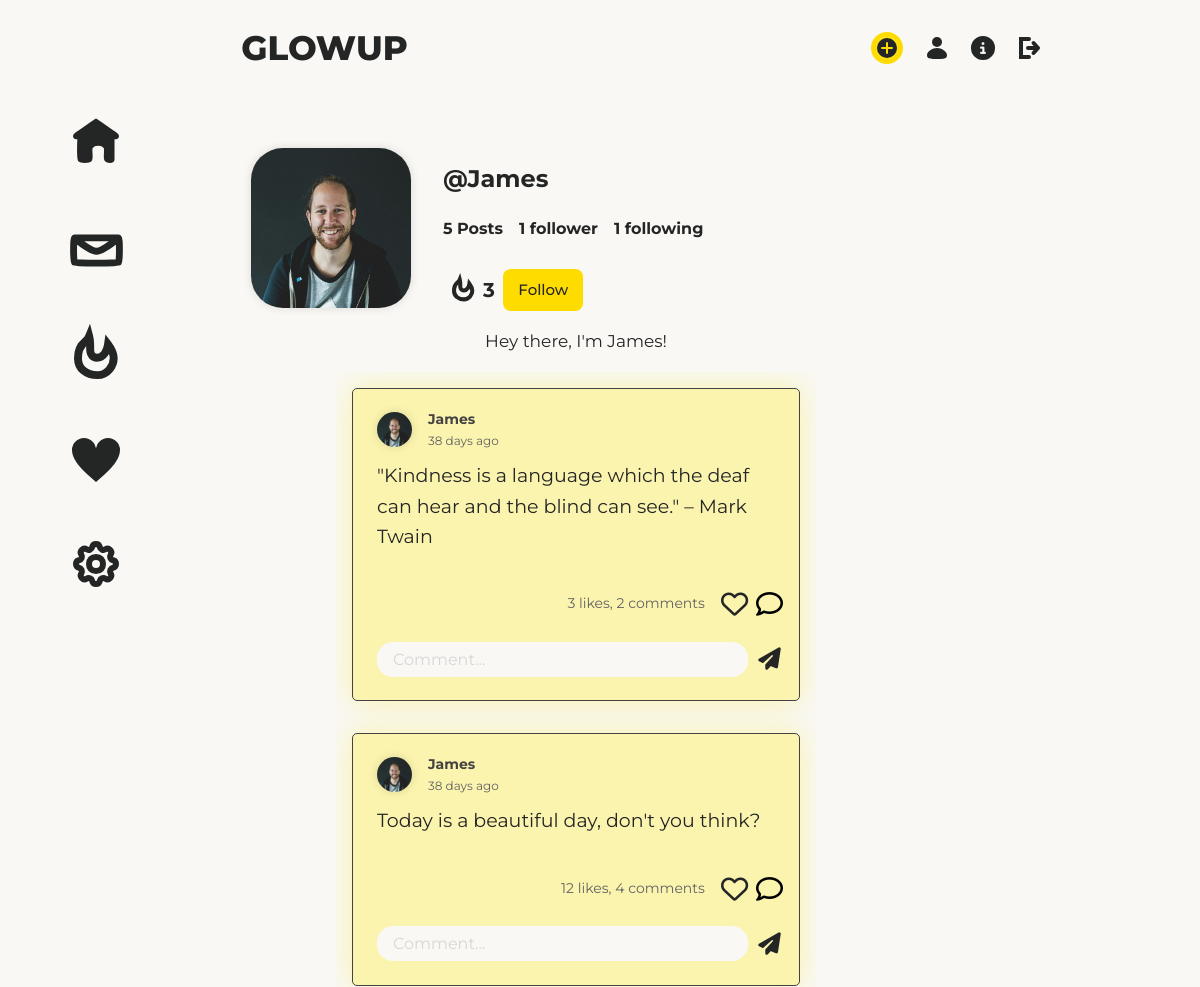
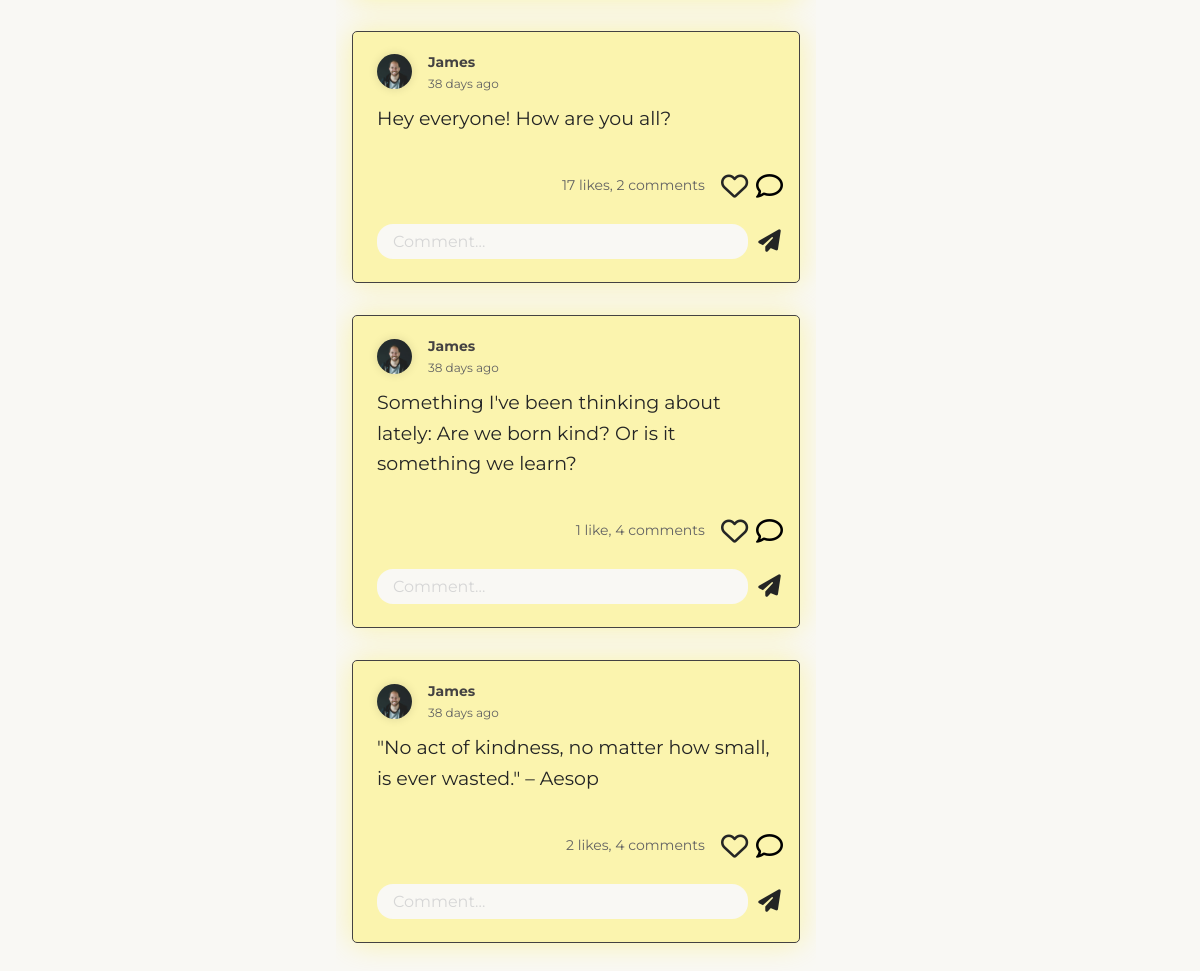
Screenshot of /profile/James (signed in) with the database file from the repository (2 pictures, top to bottom).
### core/models.py (models this page shows, shortened)
class Profile(models.Model):
    user = models.ForeignKey(User, on_delete=models.CASCADE)
    id_user = models.IntegerField()
    bio = models.TextField(blank=True)
    profile_img = models.ImageField(upload_to="profile_images", default="blank-profile-picture.png")
    current_streak = models.IntegerField(default=0)
    last_completed = models.DateTimeField(default=timezone.now() - timedelta(days=1))
    max_streak = models.IntegerField(default=0)

class Post(models.Model):
    id = models.UUIDField(primary_key=True, default=uuid.uuid4)
    user = models.CharField(max_length=100)
    post_content = models.TextField()
    created_at = models.DateTimeField(default=datetime.now)
    no_of_likes = models.IntegerField(default=0)
    no_of_comments = models.IntegerField(default=0)
    positivity = models.IntegerField(default=1)

### core/views.py (the view)
# urls.py: path('profile/<str:pk>', views.profile, name='profile'),
@login_required(login_url = 'signin')
def profile(request, pk):
    user_object = User.objects.get(username=pk)
    user_profile = Profile.objects.get(user=user_object)
    user_posts = Post.objects.filter(user=pk)
    user_posts_length = len(user_posts)
    post_dic = []
    for post in user_posts:
        post_user_profile = Profile.objects.get(user=User.objects.get(username=post.user))
        comments = Comment.objects.filter(post=post)
        sydney_timezone = timezone('Australia/Sydney')
        now_sydney = datetime.now(sydney_timezone)
        time_delta = now_sydney - post.created_at
        seconds = time_delta.total_seconds()
        if seconds < 60:
            if seconds == 1:
                time_string = f"{int(seconds)} second ago"
            else:
                time_string = f"{int(seconds)} seconds ago"
        elif seconds < 3600:
            minutes = int(seconds / 60)
            if minutes == 1:
                time_string = f"{minutes} minute ago"
            else:
                time_string = f"{minutes} minutes ago"
        elif seconds < 86400:
            hours = int(seconds / 3600)
            if hours == 1:
                time_string = f"{hours} hour ago"
            else:
                time_string = f"{hours} hours ago"
        else:
            days = int(seconds / 86400)
            if days == 1:
                time_string = f"{days} day ago"
            else:
                time_string = f"{days} days ago"
        if datetime.now(timezone('Australia/Sydney')).day - post.created_at.date().day <= 30:
            post_dic.append({
                'post': post,
                'profile_image': post_user_profile.profile_img,
                'comments': comments,
                'time_since_posted': time_string
            })
    sorted_posts = sorted(post_dic, key=lambda post: post["post"].positivity * 2, reverse=False)
    follower = request.user.username
    user = pk
    if FollowersCount.objects.filter(user=user, follower=follower).first():
        button_text = "Unfollow"
    else:
        button_text = "Follow"
    user_followers = len(FollowersCount.objects.filter(user=pk))
    user_following = len(FollowersCount.objects.filter(follower=pk))
    context = {
        "user_object": user_object,
        "user_profile": user_profile,
        "user_posts": user_posts,
        "user_posts_length": user_posts_length,
        "button_text": button_text,
        "user_followers": user_followers,
        "user_following": user_following,
        "sorted_posts": sorted_posts
    }
    return render(request, 'profile.html', context)

### templates/profile.html (shortened to what this page needs)
{% extends '_template.html' %} {% block title %} Glowup {% endblock %}
{% block content %}
{% load static %}
<div class="container">
    {% include 'components/sidebar.html' %}
    <section class="main-content">
      <div class="wrapper profile-wrapper">
        <div class="user-profile">
          <img class="profile-image" src="{{user_profile.profile_img.url}}" alt="">
          <div class="user-profile-info">
            <p>@{{user_profile.user.username}}</p>
            <form action="/follow" method="POST">
              <div class="add-btn">
                {% if user_posts_length == 0 %}
                <span><b>No Posts</b></span>
                {% elif user_posts_length == 1 %}
                <span
                  ><b>{{user_posts_length}} Post</b></span
                >
                {% else %}
                <span
                  ><b>{{user_posts_length}} Posts</b></span
                >
                {% endif %}
                {% if user_followers == 1 %}
                <span
                  ><b>{{user_followers}} follower</b></span
                >
                {% else %}
                <span
                  ><b>{{user_followers}} followers</b></span
                >
                {% endif %}
                <span
                  ><b>{{user_following}} following</b></span
                >
              </div>
              <div class="user-specific">
                {% if user_object.username == user.username %}
                  <a href="/challenge" data-ripple=""
                    >
                    <svg width="23" height="33" viewBox="0 0 17 22" fill="none" xmlns="http://www.w3.org/2000/svg"><path d="M12.8536 8.91867C14.064 10.5348 15 12.3723 15 14.1026C15 15.4394 14.4518 17.0764 13.3779 18.365C12.3306 19.6218 10.8289 20.5 8.88163 20.5C6.71446 20.5 4.85593 19.8563 3.56665 18.7724C2.30436 17.7112 1.5 16.1599 1.5 14.1026C1.5 12.1066 1.84315 9.77094 4.11624 7.93653C4.8992 7.30468 5.40613 6.55706 5.72392 5.78436C5.98637 6.7925 6.0695 7.74097 6.09582 8.5951C6.10897 9.02215 6.1077 9.41434 6.10644 9.80069C6.10608 9.91394 6.10571 10.0267 6.10571 10.1397C6.10571 10.6054 6.11114 11.1163 6.17473 11.573C6.23551 12.0095 6.37661 12.6314 6.82813 13.1454C7.34451 13.7333 8.03804 13.9348 8.68571 13.9348C10.002 13.9348 10.9691 13.17 11.5827 12.3254C12.1909 11.4884 12.5709 10.433 12.7719 9.4015C12.8029 9.24227 12.8302 9.08112 12.8536 8.91867Z" stroke="#242525" stroke-width="3"/></svg>                  </a
                  >
                  <p style="font-size: 20px;">{{user_profile.current_streak}}</p>
                  <a href="/settings" data-ripple="" style="margin-left: 1em;"
                    >
                      <svg width="27" height="27" viewBox="0 0 24 24" fill="none" xmlns="http://www.w3.org/2000/svg"> <path d="M15.5 12C15.5 14.1722 14.1722 15.5 12 15.5C9.8278 15.5 8.5 14.1722 8.5 12C8.5 9.8278 9.8278 8.5 12 8.5C14.1722 8.5 15.5 9.8278 15.5 12Z" stroke="#242525" stroke-width="3"/> <path d="M10.1488 3.4797C10.5944 1.50677 13.4056 1.50677 13.8512 3.4797C14.14 4.75835 15.6074 5.36614 16.7158 4.66623C18.426 3.58628 20.4137 5.57405 19.3338 7.28424C18.6339 8.39262 19.2416 9.85995 20.5203 10.1488C22.4932 10.5944 22.4932 13.4056 20.5203 13.8512C19.2416 14.14 18.6339 15.6074 19.3338 16.7158C20.4137 18.426 18.426 20.4137 16.7158 19.3338C15.6074 18.6339 14.14 19.2416 13.8512 20.5203C13.4056 22.4932 10.5944 22.4932 10.1488 20.5203C9.85995 19.2416 8.39262 18.6339 7.28424 19.3338C5.57405 20.4137 3.58628 18.426 4.66623 16.7158C5.36614 15.6074 4.75835 14.14 3.4797 13.8512C1.50677 13.4056 1.50677 10.5944 3.4797 10.1488C4.75835 9.85995 5.36614 8.39262 4.66623 7.28424C3.58628 5.57405 5.57405 3.58628 7.28424 4.66623C8.39262 5.36614 9.85995 4.75835 10.1488 3.4797Z" stroke="#242525" stroke-width="3"/></svg>
                    </a
                  >
                {% else %}
                  <a href="/challenge" data-ripple=""
                    >
                    </a
                  >
                  <p style="font-size: 20px;">{{user_profile.max_streak}}</p>
                  <a data-ripple=""
                    ><button style="width: 80px; margin: 0;" class="btn" type="submit">
                      {{button_text}}
                    </button></a
                  >
                {% endif %}
              </div>
            </form>
          </div>
        </div>
        <p class="user-bio">{{user_profile.bio}}</p>
      </div>
      <div class="wrapper">
        <div class="post-wrapper hide-mobile" id="scroll-listen">
          {% for post in sorted_posts reversed%}
                <div class="post">
                    <div class="post-header">
                        <div class="post-header-image">
                            <img src="{{post.profile_image.url}}" alt="face" />
                        </div>
                        <div class="post-header-text">
                            <a href="/profile/{{post.post.user}}" class="post-username">{{post.post.user}}</a>
                            <p class="post-time">{{post.time_since_posted}}</p>
                        </div>
                    </div>
                    <div class="post-content">
                        <p>
                            {{post.post.post_content}}
                        </p>
                    </div>
                    <div class="post-footer">
                        <div class="post-actions">
                            <div class="post-comment-list">
                                {% if post.post.no_of_likes == 0 and post.post.no_of_comments == 1 %}
                                    <p>1 comment</p>
                                {% elif post.post.no_of_likes == 1 and post.post.no_of_comments == 0 %}
                                    <p>1 like</p>
                                {% elif post.post.no_of_likes == 1 and post.post.no_of_comments > 1 %}
                                    <p>1 like, {{post.post.no_of_comments}} comments</p>
                                {% elif post.post.no_of_likes > 1 and post.post.no_of_comments == 0 %}
                                    <p>{{post.post.no_of_likes}} likes</p>
                                {% elif post.post.no_of_likes == 0 and post.post.no_of_comments > 1 %}
                                    <p>{{post.post.no_of_comments}} comments</p>
                                {% elif post.post.no_of_likes > 1 and post.post.no_of_comments == 1 %}
                                    <p>{{post.post.no_of_likes}} likes, 1 comment</p>
                                {% elif post.post.no_of_likes == 1 and post.post.no_of_comments == 1 %}
                                    <p>1 like, 1 comment</p>
                                {% elif post.post.no_of_likes > 1 and post.post.no_of_comments > 1 %}
                                    <p>{{post.post.no_of_likes}} likes, {{post.post.no_of_comments}} comments</p>
                                {% endif %}
                            </div>
                            <a href="/like-post?post_id={{post.post.id}}" id="like-link" onclick="changeLike()"><i class="fa-regular fa-heart" id="like-btn"></i></a>
                            <button class="btn-comment" type="submit" onclick="openModal('{{ post.post.id }}')"></button>
                        </div>
                        <form action="/add_comment" method="POST">
                            <div class="comment-input">
                                <input
                                type="text"
                                name="comment"
                                placeholder="Comment..."
                                />
                                <button class="btn" type="submit"><i style="font-size: 1.5em;" class="fa-solid fa-paper-plane"></i></button>
                            </div>
                        </form>
                    </div>
                </div>
            {% endfor %}
        </div>
      </div>
    </section>
</div>
{% endblock %}

### templates/_template.html (shortened to what this page needs)
{% load static %}
<!DOCTYPE html>
<html lang="en">
  <head>
    <link rel="stylesheet" href="{% static 'css/app.css' %}">
  </head>
  <body>
    {% include 'components/navbar.html' %}
    <div class="whole template-whole">{% block content %}{% endblock %}</div>
  </body>
</html>

### templates/components/navbar.html (shortened to what this page needs)
{% load static %}
<head>
  <link rel="stylesheet" href="{% static 'css/app.css' %}">
</head>
<header>
  <nav class="hide-mobile">
    <a class="nav-title" href="/"><p>Glowup</p></a>
    <div class="nav-links">
      <ul>
        <li>
          <a href="/post" style="font-size: 1.3em; border: 5px solid #ffdc00; border-radius: 50%;">
            <svg width="22" height="22" viewBox="0 0 22 22" fill="none" xmlns="http://www.w3.org/2000/svg">
<circle cx="11" cy="11" r="11" fill="#FFDC00"/>
<circle cx="11" cy="11" r="10" fill="#242525"/>
<path d="M11 6C11 7.95262 11 11 11 11M11 16V11M11 11H16M11 11H6" stroke="#FFDC00" stroke-width="2" stroke-linecap="round"/>
</svg>
          </a>
        </li>
        <li>
          <a href="/profile/{{user.username}}" style="font-size: 1.3em;">
            <svg width="20" height="22" viewBox="0 0 20 22" fill="none" xmlns="http://www.w3.org/2000/svg">
<path d="M20 18.337C20 22.3987 15.5228 21.9884 10 21.9884C4.47715 21.9884 0 22.3987 0 18.337C0 14.2752 5.40888 11 10 11C14.5911 11 20 14.2752 20 18.337Z" fill="#242525"/>
<circle cx="10" cy="5" r="5" fill="#242525"/>
</svg>
          </a>
        </li>
        <li>
          <a href="/info">
          </a>
        </li>
        <li>
          <a href="/logout">
            <svg width="22" height="22" viewBox="0 0 22 22" fill="none" xmlns="http://www.w3.org/2000/svg">
<path d="M10 2H2V20H10" stroke="#242525" stroke-width="4" stroke-linecap="round"/>
<path d="M9 11H19M19 11L14.5556 6M19 11L14.5556 16" stroke="#242525" stroke-width="4" stroke-linecap="round"/>
</svg>
          </a>
        </li>
      </ul>
    </div>
  </nav>
</header>

### templates/components/sidebar.html (shortened to what this page needs)
{% load static %}
<head>
  <link rel="stylesheet" href="{% static 'css/app.css' %}">
</head>
<section class="sidebar">
        <div class="wrapper shown">
            <ul>
                <li>
                    <a href="/">
                    </a>
                </li>
                <li>
                    <a href="/message">
                    </a>
                </li>
                <li>
                    <a href="/challenge">
                    </a>
                </li>
                <li>
                    <a href="/liked-posts">
                        <svg width="48" height="46" viewBox="0 0 24 23" fill="none" xmlns="http://www.w3.org/2000/svg">
<path d="M6 6C6 8.66667 12 14 12 14C12 14 18 8.66667 18 6" stroke="#242525" stroke-width="12" stroke-linecap="round"/>
</svg>
                    </a>
                </li>
                <li>
                    <a href="/settings">
                </a>
            </li>
        </ul>
    </div>
</section>

### templates/components/navbar.html (style rules this page uses)
li { display: flex; justify-content: center; align-items: center; }

### rows the page displays
Profile: profile_img (picture), user.username "James", max_streak "3", bio "Hey there, I'm James!"
Post: post.user "James", time_since_posted "38 days ago", post.post_content "\"Kindness is a language which the deaf can hear and the blind can see.\" – Mark Twain", post.no_of_likes "3", post.no_of_comments "2"
Post: post.user "James", time_since_posted "38 days ago", post.post_content "Today is a beautiful day, don't you think?", post.no_of_likes "12", post.no_of_comments "4"
Post: post.user "James", time_since_posted "38 days ago", post.post_content "Hey everyone! How are you all?", post.no_of_likes "17", post.no_of_comments "2"
Post: post.user "James", time_since_posted "38 days ago", post.post_content "Something I've been thinking about lately: Are we born kind? Or is it something we learn?", post.no_of_comments "4"
Post: post.user "James", time_since_posted "38 days ago", post.post_content "\"No act of kindness, no matter how small, is ever wasted.\" – Aesop", post.no_of_likes "2", post.no_of_comments "4"

### other values shown
{{ user_posts_length }} "5"
{{ user_followers }} "1"
{{ user_following }} "1"
{{ button_text }} "Follow"
